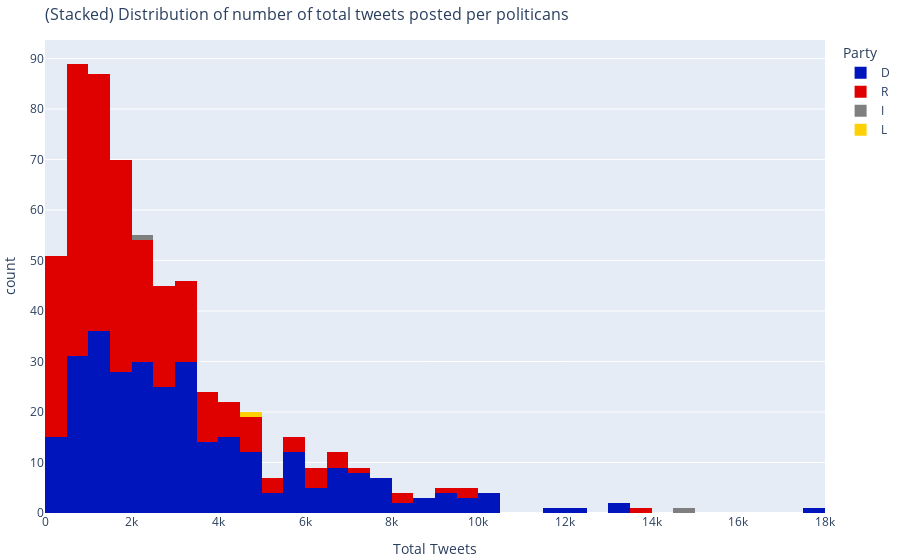

Notebook code for this chart:
### Code cell
fig = px.histogram(
    tweet_counts, 
    x="Total Tweets", 
    title='(Stacked) Distribution of number of total tweets posted per politicans',
    color='Party',
    color_discrete_sequence=["#0015BC", "#DE0100", "#7f7f7f", "#FED105"]
)
fig.update_layout(
    margin=dict(b=5,l=5,r=5,t=40),
    titlefont_size=16,
)
# save for website
fig.write_html(
    file = "../web_app/plotly_files/tweet_distribution.html", 
    full_html = False,
    include_plotlyjs='cdn'
)
fig

### Figure 1 — Plotly figure (JSON) as saved in the notebook; plotly's stock layout.template omitted (floating-point values rounded to 4 significant figures; data arrays with more than 128 entries replaced by an {"elided": "..."} marker saying what was removed)
{"data": [{"alignmentgroup": "True", "bingroup": "x", "hovertemplate": "Party=D<br>Total Tweets=%{x}<br>count=%{y}<extra></extra>", "legendgroup": "D", "marker": {"color": "#0015BC"}, "name": "D", "offsetgroup": "D", "orientation": "v", "showlegend": true, "type": "histogram", "x": {"elided": "302 int values"}, "xaxis": "x", "yaxis": "y"}, {"alignmentgroup": "True", "bingroup": "x", "hovertemplate": "Party=R<br>Total Tweets=%{x}<br>count=%{y}<extra></extra>", "legendgroup": "R", "marker": {"color": "#DE0100"}, "name": "R", "offsetgroup": "R", "orientation": "v", "showlegend": true, "type": "histogram", "x": {"elided": "291 int values"}, "xaxis": "x", "yaxis": "y"}, {"alignmentgroup": "True", "bingroup": "x", "hovertemplate": "Party=I<br>Total Tweets=%{x}<br>count=%{y}<extra></extra>", "legendgroup": "I", "marker": {"color": "#7f7f7f"}, "name": "I", "offsetgroup": "I", "orientation": "v", "showlegend": true, "type": "histogram", "x": [2321, 14954], "xaxis": "x", "yaxis": "y"}, {"alignmentgroup": "True", "bingroup": "x", "hovertemplate": "Party=L<br>Total Tweets=%{x}<br>count=%{y}<extra></extra>", "legendgroup": "L", "marker": {"color": "#FED105"}, "name": "L", "offsetgroup": "L", "orientation": "v", "showlegend": true, "type": "histogram", "x": [4926], "xaxis": "x", "yaxis": "y"}], "layout": {"barmode": "relative", "legend": {"title": {"text": "Party"}, "tracegroupgap": 0}, "margin": {"b": 5, "l": 5, "r": 5, "t": 40}, "title": {"font": {"size": 16}, "text": "(Stacked) Distribution of number of total tweets posted per politicans"}, "xaxis": {"anchor": "y", "domain": [0, 1], "title": {"text": "Total Tweets"}}, "yaxis": {"anchor": "x", "domain": [0, 1], "title": {"text": "count"}}}}
